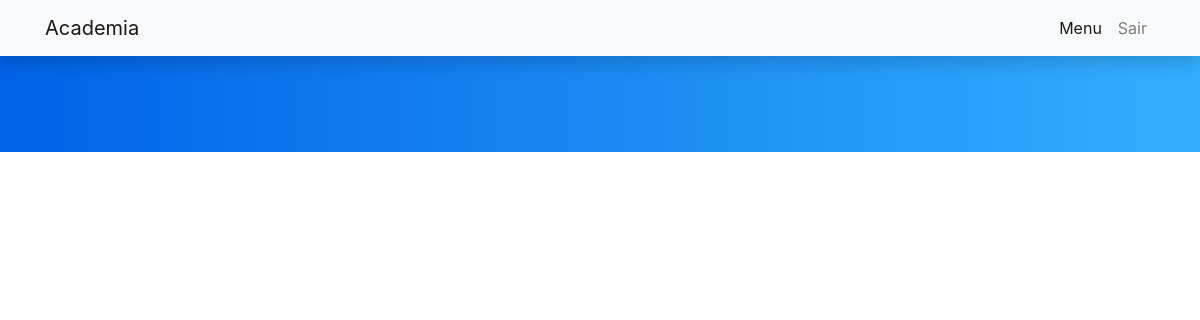
Page /secretario/natacao/ (signed in) on the earlier database version.
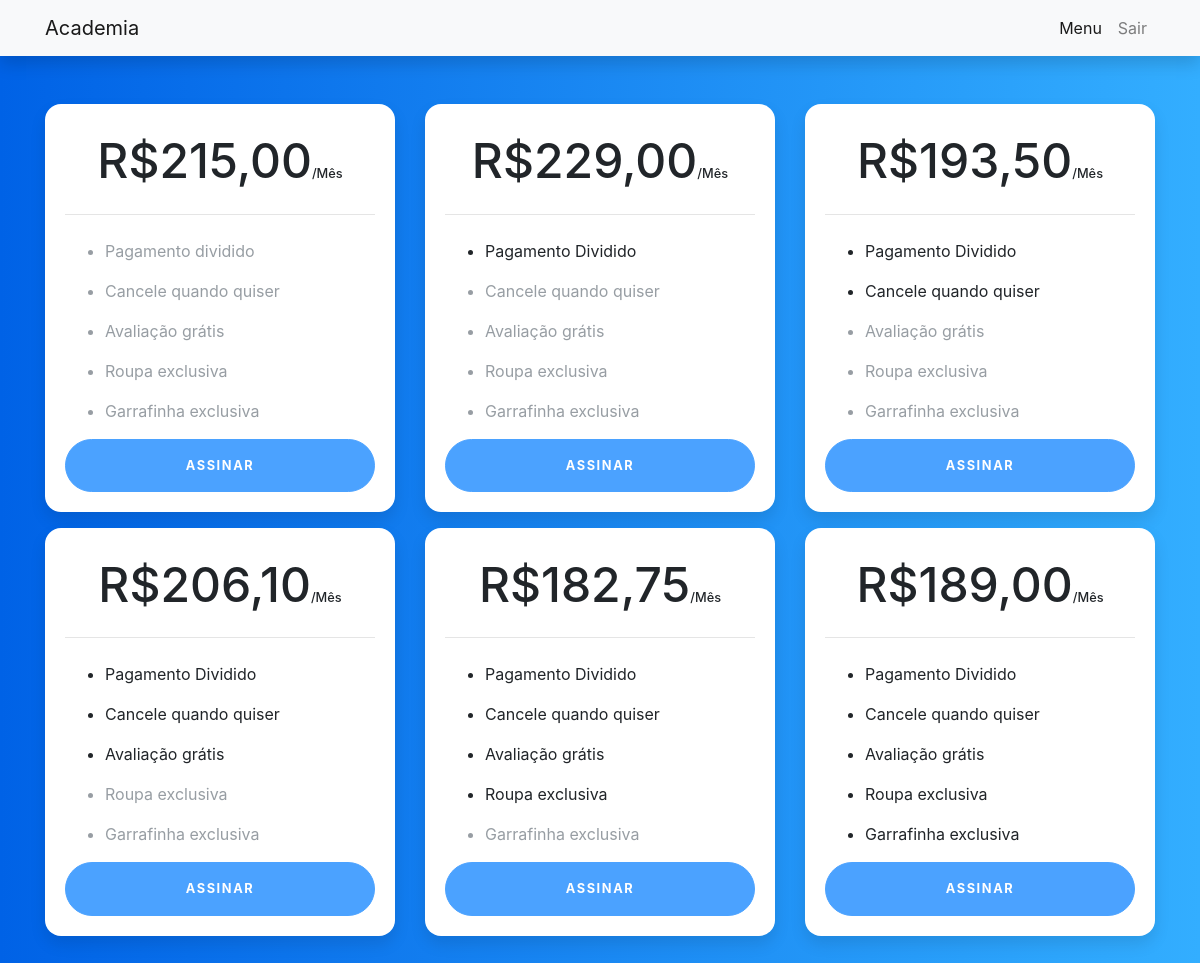
Same page on the later database version.
### secretario/models.py (models this page shows, shortened)
class Plano(models.Model):
    nome = models.CharField(max_length=100)
    preço = models.CharField(max_length=100)
    dividido = models.BooleanField(default=False)
    cancel_enable = models.BooleanField(default=False)
    aval_gratis = models.BooleanField(default=False)
    roupa = models.BooleanField(default=False)
    garrafinha = models.BooleanField(default=False)

### secretario/views.py (the view)
# urls.py: path('natacao/',views.natacao,name='secretario-natacao'),
def natacao(request):
    user_id = request.session['user_logged_id']
    user = Academia_Users.objects.filter(id=user_id).first()
    plans = Plano.objects.filter()
    swimming_plans = []
    for plan in plans:
        if(plan.nome[0:7] == "Natacao"):
            plan.nome = plan.nome[7:]
            swimming_plans.append(plan)
    context = {'user_logged':user,
                'plans': swimming_plans
              }
    return render(request,'secretario/planos.html',context)

### secretario/templates/secretario/planos.html (shortened to what this page needs)
{% extends "secretario/usuario_logado.html" %}
{% load static %}
{% block styles %}
<link rel="stylesheet" href="{% static 'secretario/styles/planos_styles.css' %}">
{% endblock styles %}
{% block content %}
<section class="pricing py-5">
  <div class="container">
    <div class="row">
      {% for plan in plans %}
      <div class="col-lg-4">
        <div class="card mb-3 mb-lg-9">
          <div class="card-body">
            <h6 class="card-price text-center">R${{plan.preço}}<span class="period">/Mês</span></h6>
            <hr>
            <ul class="fa-ul">
              {% if plan.dividido %}
                <li><span class="fa-li"></span>Pagamento Dividido</li>
              {% else %}
                <li class="text-muted"><span class="fa-li"></span>Pagamento dividido</li>
              {% endif %}
              {% if plan.cancel_enable %}
                <li><span class="fa-li"></span>Cancele quando quiser</li>
              {% else %}
                <li class="text-muted"><span class="fa-li"></span>Cancele quando quiser</li>
              {% endif %}
              {% if plan.aval_gratis %}
              <li><span class="fa-li"></span>Avaliação grátis</li>
              {% else %}
              <li class="text-muted"><span class="fa-li"></span>Avaliação grátis</li>
              {% endif %}
              {% if plan.roupa %}
              <li><span class="fa-li"></span>Roupa exclusiva</li>
              {% else %}
              <li class="text-muted"><span class="fa-li"></span>Roupa exclusiva</li>
              {% endif %}
              {% if plan.garrafinha %}
              <li><span class="fa-li"></span>Garrafinha exclusiva</li>
              {% else %}
              <li class="text-muted"><span class="fa-li"></span>Garrafinha exclusiva</li>
              {% endif %}
            </ul>
            <a href="#" class="btn btn-block btn-primary text-uppercase">Assinar</a>
          </div>
        </div>
      </div>
      {% endfor %}
    </div>
  </div>
</section>
{% endblock content %}

Differences in the rows shown:
now on this page (row edited): Plano: preço "215,00", dividido "Pagamento dividido", cancel_enable "Cancele quando quiser", aval_gratis "Avaliação grátis", roupa "Roupa exclusiva", garrafinha "Garrafinha exclusiva"
now on this page (row edited): Plano: preço "229,00", dividido "Pagamento Dividido", cancel_enable "Cancele quando quiser", aval_gratis "Avaliação grátis", roupa "Roupa exclusiva", garrafinha "Garrafinha exclusiva"
now on this page (row edited): Plano: preço "193,50", dividido "Pagamento Dividido", cancel_enable "Cancele quando quiser", aval_gratis "Avaliação grátis", roupa "Roupa exclusiva", garrafinha "Garrafinha exclusiva"
added Plano: preço "206,10", dividido "Pagamento Dividido", cancel_enable "Cancele quando quiser", aval_gratis "Avaliação grátis", roupa "Roupa exclusiva", garrafinha "Garrafinha exclusiva"
added Plano: preço "182,75", dividido "Pagamento Dividido", cancel_enable "Cancele quando quiser", aval_gratis "Avaliação grátis", roupa "Roupa exclusiva", garrafinha "Garrafinha exclusiva"
added Plano: preço "189,00", dividido "Pagamento Dividido", cancel_enable "Cancele quando quiser", aval_gratis "Avaliação grátis", roupa "Roupa exclusiva", garrafinha "Garrafinha exclusiva"
